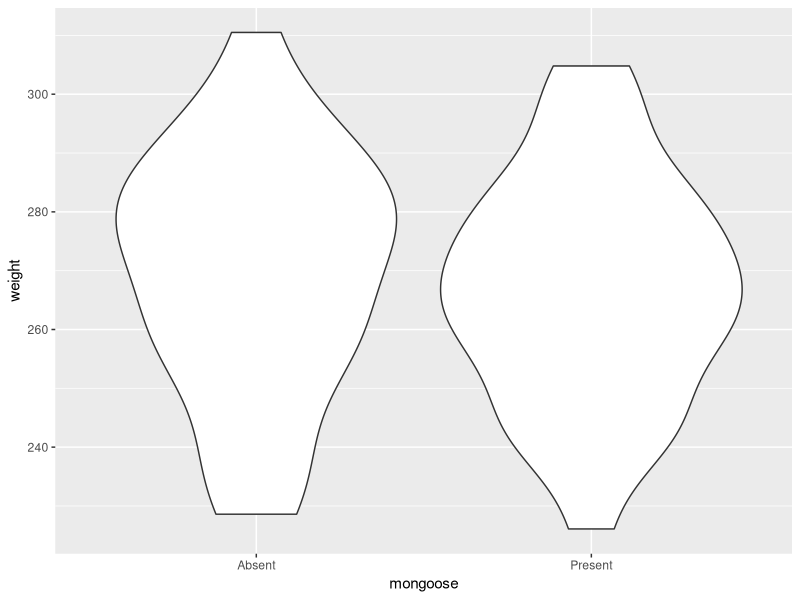

Write R code to recreate this figure. (Note: this script raises an error after producing the figure.)
## ---- chunk 1
knitr::opts_chunk$set(echo = TRUE, results = "hide", fig.show="show")
answer_sheet <- TRUE
library(ggplot2)
library(here)
## ---- chunk 2
set.seed(2024)
n <- 56
rabbit <- data.frame(
  mongoose = sample(size = n, c("Present", "Absent"), replace = TRUE, prob = c(0.6, 0.4))
  )

prs <- ifelse(rabbit$mongoose == "Present", 1, 0)

b0 <- 271
b1 <- -5

rabbit$weight <- round(rnorm(n = n, mean = b0 + b1 * prs, sd = 20), digits = 1)
summary(rabbit)
summary(lm(weight ~ mongoose, data = rabbit))

ggplot(rabbit) +
  geom_violin(aes(x = mongoose, y = weight))

rabbit$mongoose[7] <- "Absent"
rabbit$weight[41] <- 380.8
write.table(rabbit, here("Workshops/Workshop 5 - LM with categorical predictors/Data", "rabbits.txt"), row.names = FALSE)
## ---- chunk 3
# The rabbit was from Oshima, not Tokunoshima, so mongoose should be Present not Absent
rabbit$mongoose[7] <- "Present"
## ---- chunk 4
# If we do a plot of the data:
ggplot(rabbit) +
  geom_histogram(aes(x = weight))
# We can clearly see there's one rabbit that's much larger than the others
# From the figure, we can also see that it's the only rabbit that's larger than
# 350 g, so we can use that as our condition and subtract 100 g
rabbit$weight[rabbit$weight > 350] <- rabbit$weight[rabbit$weight > 350] - 100
# Replot to confirm it worked:
ggplot(rabbit) +
  geom_histogram(aes(x = weight))
## ---- chunk 5
rabbit_mod <- lm(weight ~ mongoose, data = rabbit)
## ---- chunk 6
summary(rabbit_mod)
## ---- chunk 7
library(ggeffects)
## ---- chunk 8
preds <- ggpredict(rabbit_mod)
## ---- chunk 9
plot(preds)
## ---- chunk 10
fake <- data.frame(
  mongoose = unique(rabbit$mongoose)
)
fake
## ---- chunk 11
preds <- predict(rabbit_mod, newdata = fake, se.fit = TRUE)
## ---- chunk 12
fake$fit <- preds$fit
## ---- chunk 13
fake$low95 <- preds$fit - 1.96 * preds$se.fit
fake$upp95 <- preds$fit + 1.96 * preds$se.fit
## ---- chunk 14
ggplot(fake) +
  geom_errorbar(aes(x = mongoose, ymin = low95, ymax = upp95)) +
  geom_point(aes(x = mongoose, y = fit)) +
  labs(x = "Java mongoose",
       y = "Predicted weight of rabbits (g)") +
  theme_minimal()
## ---- chunk 15
# For coordinators -
# Code below simulates and exports the data used in the workshop
# number of offspring as function of temperature

set.seed(2024)
n <- 120
habitat_types <- factor(rep(c("Rainforest", "Dry Forest", "Spiny Forest", "Mangrove"), each = n / 4))

# lazy way to simulate the data
activity_levels <- round(c(
  rnorm(n/4, mean = 10, sd = 1),   # Rainforest group
  rnorm(n/4, mean = 8, sd = 1),    # Dry Forest group
  rnorm(n/4, mean = 6, sd = 1),    # Spiny Forest group
  rnorm(n/4, mean = 7, sd = 1)     # Mangrove group
), digits = 2)

# Create the data frame
lemur <- data.frame(habitat = habitat_types, activity = activity_levels)
lemur$habitat <- as.character(lemur$habitat)
lemur$habitat[23] <- "Rain forest"

write.table(lemur, here("Workshops/Workshop 5 - LM with categorical predictors/Data", "lemurs.txt"), row.names = FALSE)
